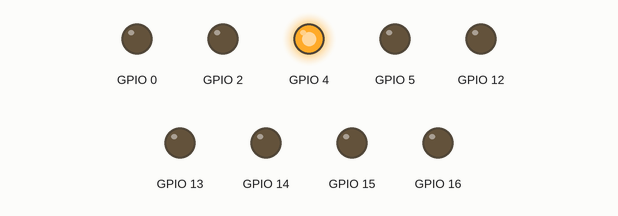
Bench run of a program on a simulated ESP8266 board running MicroPython. On the bench: output pins drawn as LEDs (lit = HIGH). At 3.0 s the program stops and its outputs stay as they are.

Above: at 0.1 s.
At 3.1 s:
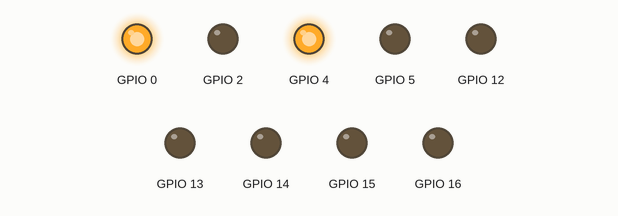
Timing chart, 0 to 4.5 s (numbered marks = the images above):
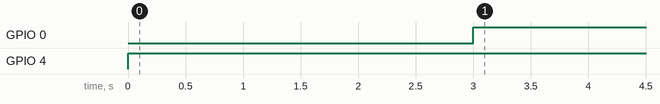

The program:

pins.py
```python
# Write your code here :-)
import machine
import time

class BoardPinOut:
    def __init__(self, gpio, name, mode, busy = True, aka = "", pinId="L15"):
        self.gpio = gpio
        self.name = name
        self.mode = mode
        self.busy = busy
        self.aka = aka
        self.pin = machine.Pin(gpio, mode)
        if busy:
            self.engage()

    def engage(self):
        self.busy = True

    def release(self):
        self.busy = False

    def changeMode(self,mode):
        self.mode = mode
        self.pin = machine.Pin(self.gpio, self.mode)

    def on(self):
        if self.mode == machine.Pin.OUT:
            self.pin.on()

    def off(self):
        if self.mode == machine.Pin.OUT:
            self.pin.off()


D0 = BoardPinOut(16, "D0", machine.Pin.OUT, True, "Wake,RedLED", "R15")
D1 = BoardPinOut(5, "D1", machine.Pin.OUT, True, "SCL", "R14")
D2 = BoardPinOut(4, "D2", machine.Pin.OUT, True, "SDA", "R13")
D3 = BoardPinOut(0, "D3", machine.Pin.OUT, True, "FLASH", "R12")
D4 = BoardPinOut(2, "D4", machine.Pin.OUT, True, "TXD1,BlueLED", "R11")

D5 = BoardPinOut(14, "D5", machine.Pin.OUT, True, "SCLK", "R08")
D6 = BoardPinOut(12, "D6", machine.Pin.OUT, True, "MISO", "R07")
D7 = BoardPinOut(13, "D7", machine.Pin.OUT, True, "MOSI", "R06")
D8 = BoardPinOut(15, "D8", machine.Pin.OUT, True, "CS", "R05")

#RX = BoardPinOut(3, "RX", machine.Pin.OUT, True, "RXD0", "R04")
#TX = BoardPinOut(1, "TX", machine.Pin.OUT, True, "TXD0", "R03")

#SD2 = BoardPinOut(9, "SD2", machine.Pin.OUT, True, "SDD2", "L11")
#SD3 = BoardPinOut(10, "SD3", machine.Pin.OUT, True, "SDD3", "L12")

DA = D8
DB = D7

i = 100
while i<20:
    DA.on()
    time.sleep_ms(50)
    DB.on()
    time.sleep_ms(50)
    DA.off()
    time.sleep_ms(50)
    DB.off()
    time.sleep_ms(50)
    i = i + 1

D2.on()
time.sleep(1)
D1.off()
time.sleep(2)
D3.on()
```

Measured:
- by itself, GPIO 0: LOW → HIGH at 3.0 s
- by itself, GPIO 4: LOW → HIGH at 0.00 s
